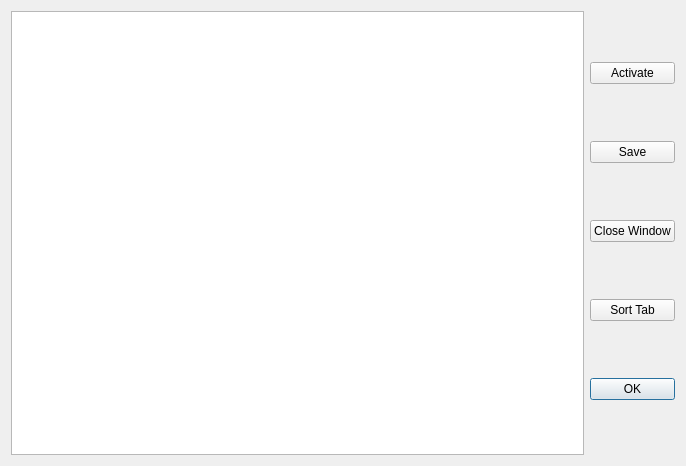
<?xml version="1.0" encoding="UTF-8"?>
<ui version="4.0">
 <class>WindowListDialog</class>
 <widget class="QDialog" name="WindowListDialog">
  <property name="geometry">
   <rect>
    <x>0</x>
    <y>0</y>
    <width>686</width>
    <height>466</height>
   </rect>
  </property>
  <property name="windowTitle">
   <string>Window List</string>
  </property>
  <property name="windowIcon">
   <iconset resource="../ainesmile.qrc">
    <normaloff>:/rc/ainesmile.png</normaloff>:/rc/ainesmile.png</iconset>
  </property>
  <layout class="QVBoxLayout" name="verticalLayout_2">
   <item>
    <layout class="QHBoxLayout" name="horizontalLayout">
     <item>
      <widget class="QTableView" name="tableView"/>
     </item>
     <item>
      <layout class="QVBoxLayout" name="verticalLayout" stretch="0,0,0,0,1,0">
       <item>
        <widget class="QPushButton" name="btnActivate">
         <property name="text">
          <string>Activate</string>
         </property>
        </widget>
       </item>
       <item>
        <widget class="QPushButton" name="btnSave">
         <property name="text">
          <string>Save</string>
         </property>
        </widget>
       </item>
       <item>
        <widget class="QPushButton" name="btnCloseWindow">
         <property name="text">
          <string>Close Window</string>
         </property>
        </widget>
       </item>
       <item>
        <widget class="QPushButton" name="btnSortTab">
         <property name="text">
          <string>Sort Tab</string>
         </property>
        </widget>
       </item>
       <item>
        <layout class="QVBoxLayout" name="verticalLayout_3"/>
       </item>
       <item>
        <widget class="QPushButton" name="btnOK">
         <property name="text">
          <string>OK</string>
         </property>
         <property name="default">
          <bool>true</bool>
         </property>
        </widget>
       </item>
      </layout>
     </item>
    </layout>
   </item>
  </layout>
 </widget>
 <resources>
  <include location="../ainesmile.qrc"/>
 </resources>
 <connections/>
</ui>
